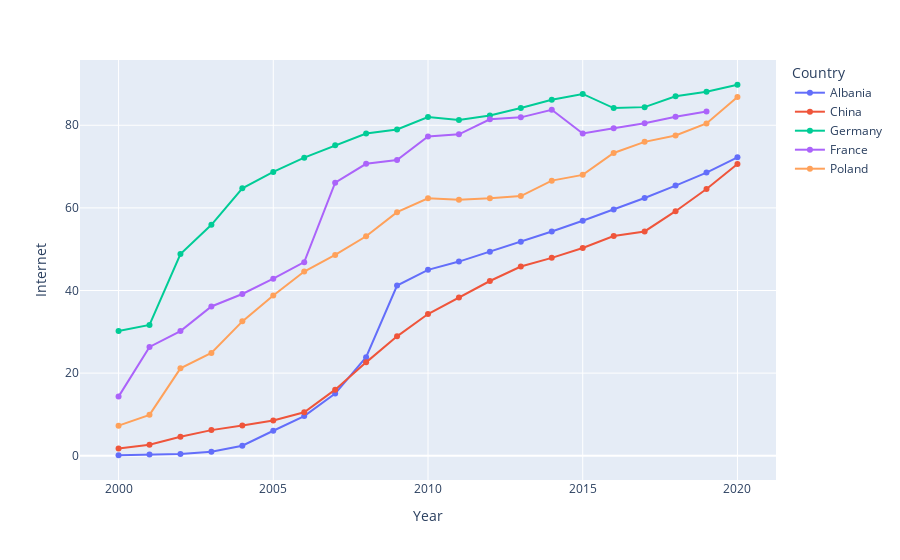

Write notebook code for a chart like this one.
### Code cell
fig = px.line(data_frame=transformed, x="Year", y="Internet", color='Country', markers=True)
fig.show()

### Figure 1 — Plotly figure (JSON) as saved in the notebook; plotly's stock layout.template omitted (floating-point values rounded to 4 significant figures)
{"data": [{"hovertemplate": "Country=Albania<br>Year=%{x}<br>Internet=%{y}<extra></extra>", "legendgroup": "Albania", "line": {"color": "#636efa", "dash": "solid"}, "marker": {"symbol": "circle"}, "mode": "markers+lines", "name": "Albania", "orientation": "v", "showlegend": true, "x": [2000, 2001, 2002, 2003, 2004, 2005, 2006, 2007, 2008, 2009, 2010, 2011, 2012, 2013, 2014, 2015, 2016, 2017, 2018, 2019, 2020], "xaxis": "x", "y": [0.1141, 0.3258, 0.3901, 0.9719, 2.42, 6.044, 9.61, 15.04, 23.86, 41.2, 45.0, 47.0, 49.4, 51.8, 54.3, 56.9, 59.6, 62.4, 65.4, 68.55, 72.24], "yaxis": "y", "type": "scatter"}, {"hovertemplate": "Country=China<br>Year=%{x}<br>Internet=%{y}<extra></extra>", "legendgroup": "China", "line": {"color": "#EF553B", "dash": "solid"}, "marker": {"symbol": "circle"}, "mode": "markers+lines", "name": "China", "orientation": "v", "showlegend": true, "x": [2000, 2001, 2002, 2003, 2004, 2005, 2006, 2007, 2008, 2009, 2010, 2011, 2012, 2013, 2014, 2015, 2016, 2017, 2018, 2019, 2020], "xaxis": "x", "y": [1.776, 2.64, 4.596, 6.2, 7.3, 8.523, 10.52, 16.0, 22.6, 28.9, 34.3, 38.3, 42.3, 45.8, 47.9, 50.3, 53.2, 54.3, 59.2, 64.57, 70.64], "yaxis": "y", "type": "scatter"}, {"hovertemplate": "Country=Germany<br>Year=%{x}<br>Internet=%{y}<extra></extra>", "legendgroup": "Germany", "line": {"color": "#00cc96", "dash": "solid"}, "marker": {"symbol": "circle"}, "mode": "markers+lines", "name": "Germany", "orientation": "v", "showlegend": true, "x": [2000, 2001, 2002, 2003, 2004, 2005, 2006, 2007, 2008, 2009, 2010, 2011, 2012, 2013, 2014, 2015, 2016, 2017, 2018, 2019, 2020], "xaxis": "x", "y": [30.22, 31.65, 48.82, 55.9, 64.73, 68.71, 72.16, 75.16, 78.0, 79.0, 82.0, 81.27, 82.35, 84.17, 86.19, 87.59, 84.17, 84.39, 87.04, 88.13, 89.81], "yaxis": "y", "type": "scatter"}, {"hovertemplate": "Country=France<br>Year=%{x}<br>Internet=%{y}<extra></extra>", "legendgroup": "France", "line": {"color": "#ab63fa", "dash": "solid"}, "marker": {"symbol": "circle"}, "mode": "markers+lines", "name": "France", "orientation": "v", "showlegend": true, "x": [2000, 2001, 2002, 2003, 2004, 2005, 2006, 2007, 2008, 2009, 2010, 2011, 2012, 2013, 2014, 2015, 2016, 2017, 2018, 2019, 2020], "xaxis": "x", "y": [14.31, 26.33, 30.18, 36.14, 39.15, 42.87, 46.87, 66.09, 70.68, 71.58, 77.28, 77.82, 81.44, 81.92, 83.75, 78.01, 79.27, 80.5, 82.04, 83.34, null], "yaxis": "y", "type": "scatter"}, {"hovertemplate": "Country=Poland<br>Year=%{x}<br>Internet=%{y}<extra></extra>", "legendgroup": "Poland", "line": {"color": "#FFA15A", "dash": "solid"}, "marker": {"symbol": "circle"}, "mode": "markers+lines", "name": "Poland", "orientation": "v", "showlegend": true, "x": [2000, 2001, 2002, 2003, 2004, 2005, 2006, 2007, 2008, 2009, 2010, 2011, 2012, 2013, 2014, 2015, 2016, 2017, 2018, 2019, 2020], "xaxis": "x", "y": [7.285, 9.901, 21.15, 24.87, 32.53, 38.81, 44.58, 48.6, 53.13, 58.97, 62.32, 61.95, 62.31, 62.85, 66.6, 68.0, 73.3, 75.99, 77.54, 80.44, 86.84], "yaxis": "y", "type": "scatter"}], "layout": {"xaxis": {"anchor": "y", "domain": [0.0, 1.0], "title": {"text": "Year"}}, "yaxis": {"anchor": "x", "domain": [0.0, 1.0], "title": {"text": "Internet"}}, "legend": {"title": {"text": "Country"}, "tracegroupgap": 0}, "margin": {"t": 60}}}
